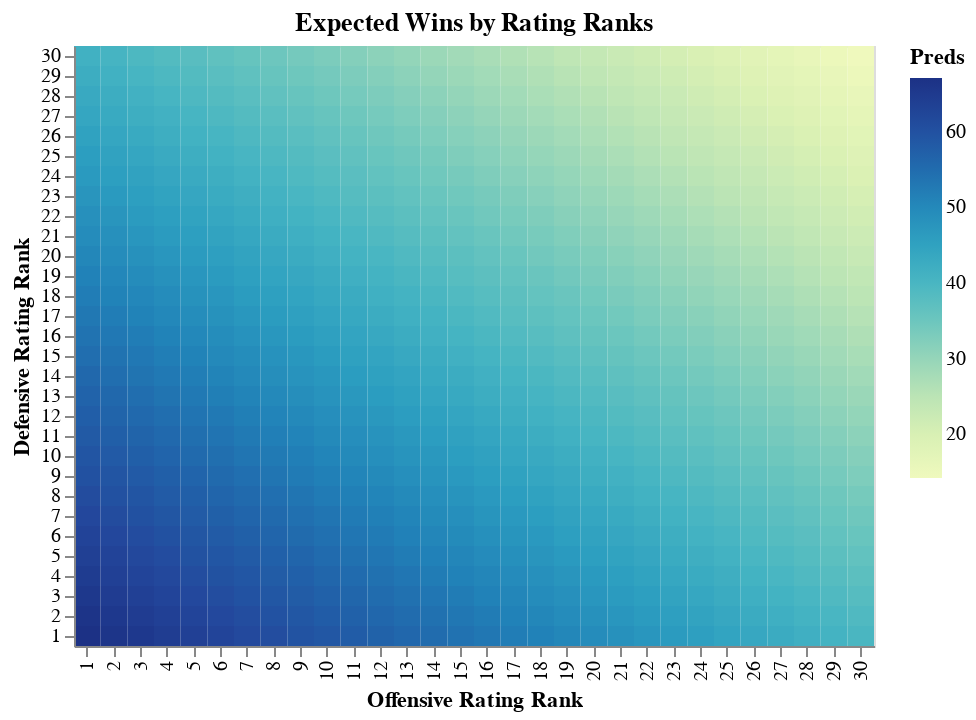

The notebook cell this image was saved under:
### Code cell
graph

### Figure 1 — Vega-Lite specification as saved in the notebook (floating-point values rounded to 4 significant figures; data arrays with more than 128 entries replaced by an {"elided": "..."} marker saying what was removed)
{"$schema": "https://vega.github.io/schema/vega-lite/v2.6.0.json", "config": {"view": {"height": 300, "width": 400}}, "data": {"name": "data-b6f2b16537f4ab990ac6be8a7459ee94"}, "datasets": {"data-b6f2b16537f4ab990ac6be8a7459ee94": {"elided": "900 records"}}, "encoding": {"color": {"field": "Preds", "type": "quantitative"}, "x": {"axis": {"title": "Offensive Rating Rank"}, "field": "Off_Rating_Rank", "type": "ordinal"}, "y": {"axis": {"title": "Defensive Rating Rank"}, "field": "Def_Rating_Rank", "scale": {"domain": [30, 29, 28, 27, 26, 25, 24, 23, 22, 21, 20, 19, 18, 17, 16, 15, 14, 13, 12, 11, 10, 9, 8, 7, 6, 5, 4, 3, 2, 1]}, "type": "ordinal"}}, "mark": "rect", "title": "Expected Wins by Rating Ranks"}
